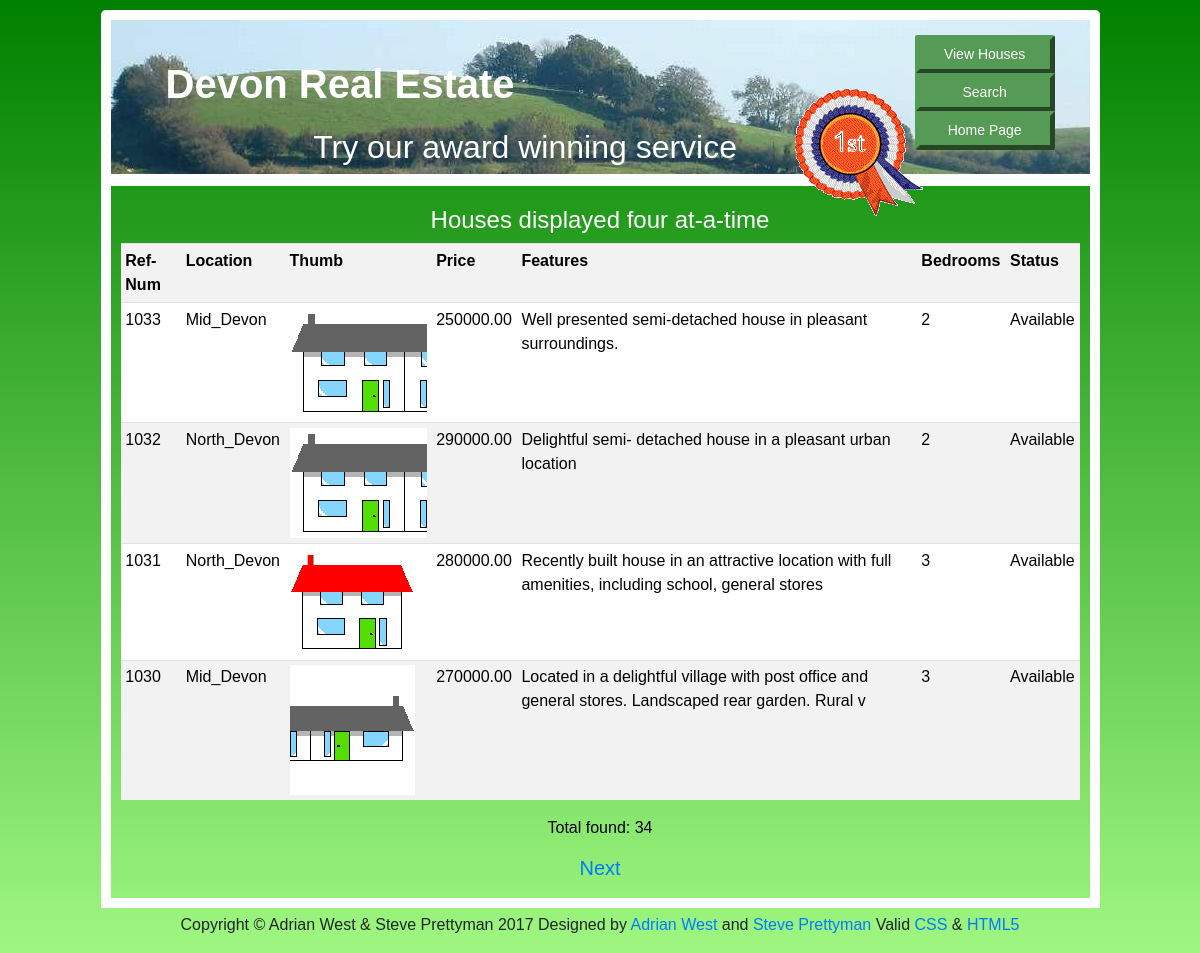
Screenshot of /advert_houses.php (signed in) with the database file from the repository.
### tables this page shows
CREATE TABLE `houses` (
  `ref_number` mediumint(6) UNSIGNED NOT NULL,
  `location` tinytext NOT NULL,
  `price` decimal(9,2) NOT NULL,
  `type` tinytext NOT NULL,
  `mini_description` varchar(100) NOT NULL,
  `bedrooms` tinyint(2) NOT NULL,
  `thumb` varchar(45) NOT NULL,
  `status` tinytext NOT NULL,
  `full_description` varchar(600) NOT NULL,
  `full_picture` varchar(45) NOT NULL
);

### advert_houses.php (the view, shortened to what this page needs)
<!DOCTYPE html>
<html lang="en">
<head>
  <link rel="stylesheet"
  href="https://stackpath.bootstrapcdn.com/bootstrap/4.1.0/css/bootstrap.min.css"
>
<link rel="stylesheet" type="text/css" href="transparent.css">
</head>
<body>
<div class="container" style="margin-top:10px">
<header>
  <?php include('includes/header_3btn.php'); ?>
</header>
<div class="content mx-auto" id="contents" style="padding-top:10px">
  <div class="row" style="padding: 10px;">
<div class="col-sm-12">
<h4 class="text-center">Houses displayed four at-a-time</h4>
<?php
try {
require ('mysqli_connect.php');
$pagerows = 4;
if (isset($_GET['pages'])) {
$pages = (filter_var($_GET['pages'], FILTER_SANITIZE_NUMBER_INT));
} else {
$query = "SELECT COUNT(ref_number) FROM houses";
$result = mysqli_query ($dbcon, $query);
$row = mysqli_fetch_array ($result, MYSQLI_NUM);
$records = $row[0];
if ($records > $pagerows){
$pages = ceil ($records/$pagerows);
}else{
$pages = 1;
}
}
If (isset($_GET['start'])) {
$start = (filter_var($_GET['start'], FILTER_SANITIZE_NUMBER_INT));
} else {
$start = 0;
}
$query = "SELECT ref_number, location, thumb, price, mini_description, bedrooms, status ";
$query .= "FROM houses ORDER BY ref_number DESC LIMIT ?, ?";
    $q = mysqli_stmt_init($dbcon);
    mysqli_stmt_prepare($q, $query);
    mysqli_stmt_bind_param($q, 'ii', $start, $pagerows );
    mysqli_stmt_execute($q);
$result = mysqli_stmt_get_result($q);
if ($result) {
echo '<table class="table table-striped table-sm" style="color: black; background-color:white;">
<tr>
<th scope="col">Ref-Num</th>
<th scope="col">Location</th>
<th scope="col">Thumb</th>
<th scope="col">Price</th>
<th scope="col">Features</th>
<th scope="col">Bedrooms</th>
<th scope="col">Status</th>
</tr>';
while ($row = mysqli_fetch_array($result, MYSQLI_ASSOC)) {
	$ref_number = htmlspecialchars($row['ref_number'], ENT_QUOTES);
	$location = htmlspecialchars($row['location'], ENT_QUOTES);
	$thumb = htmlspecialchars($row['thumb'], FILTER_FLAG_NO_ENCODE_QUOTES);
	$price = htmlspecialchars($row['price'], ENT_QUOTES);
	$mini_description = htmlspecialchars($row['mini_description'], ENT_QUOTES);
	$bedrooms = htmlspecialchars($row['bedrooms'], ENT_QUOTES);
	$status = htmlspecialchars($row['status'], ENT_QUOTES);
	echo '<tr>
	<td scope="row">' . $ref_number . '</td>
	<td scope="row">' . $location . '</td>
	<td scope="row"><img src='. $thumb . '></td>
	<td scope="row">' . $price . '</td>
	<td scope="row">' . $mini_description . '</td>
	<td scope="row">' . $bedrooms . '</td>
	<td scope="row">' . $status . '</td>
	</tr>';
	}
	echo '</table>';
} else {
	$errorstring = '<p class="text-center">The record could not be retrieved. ';
	$errorstring .= 'We apologize for any inconvenience.</p>';
}
$q = "SELECT COUNT(ref_number) FROM houses";
$result = mysqli_query ($dbcon, $q);
$row = mysqli_fetch_array ($result, MYSQLI_NUM);
$houses = (filter_var($row[0], FILTER_SANITIZE_NUMBER_INT));
echo "<p class='text-center' style='color:black'>Total found: $houses</p>";
if ($pages > 1) {
echo '<h5 class="text-center">';
$current_page = ($start/$pagerows) + 1;
if ($current_page != $pages) {
echo '<a href="advert_houses.php?start=' . ($start + $pagerows) . '&pages=' . $pages . '">Next</a> ';
}
echo '</h5>';
}
}
catch(Exception $e)
   {
     print "The system is busy please try later";
   }
   catch(Error $e)
   {
     print "The system is busy please try later";
   }
?>
</div>
</div>
</div>
<div class="row mx-auto" style="padding-left: 0px; height: auto;">
<div class="col-sm-12 text-center" style="padding:0px; margin-top: 5px;">
<footer>
<?php include ('includes/footer.php'); ?>
</footer>
</div>
</div>
</div>
</body>
</html>

### includes/header_3btn.php
<div class="jumbotron text-center row mx-auto" id="includeheader">
<div class="col-sm-10">
<h1 class="text-left"><strong>Devon Real Estate</strong></h1>
<h2 class="text-center">Try our award winning service</h2>
</div>
  <nav class="col-sm-2">
	 <div class="btn-group-vertical btn-group-sm" role="group" style="width: 140px; margin-top:-25px;" aria-label="Button Group">
  <button type="button" class="btn btn-secondary" id="buttons" onclick="location.href = 'advert_houses.php'" >View Houses</button>
  <button type="button" class="btn btn-secondary" id="buttons" onclick="location.href = 'advert_search.php'">Search</button>
   <button type="button" class="btn btn-secondary" id="buttons" onclick="location.href = 'index.php'">Home Page</button>
</div>
    </nav>
</div>
<img id="rosette1" alt="Rosette" title="Rosette" height="127"
src="images/rosette-128.png" width="128">

### includes/footer.php
<p>Copyright &copy; Adrian West & Steve Prettyman 2017  Designed by
<a href="http://www.colycomputerhelp.co.uk/">Adrian West </a> and
<a href=http://www.littleoceanwaves.com>Steve Prettyman </a>  Valid
<a href="http://jigsaw.w3.org/css-validator/">CSS</a> &amp;
<a href="http://validator.w3.org/">HTML5</a></p>

### transparent.css (style rules this page uses)
html { min-height: 100% }
#includeheader { border:10px white solid; }
h2 { margin-top: 20px; }
#includeheader { width:90%; background:url(images/header3.jpg); background-repeat:no-repeat; margin-bottom: 0px; padding:40px; padding-bottom: 0px; color: white; }
#contents { background-color:transparent ;margin-top: -135px; border:10px white solid; color: white; width: 90%; }
#rosette1 { position:relative; left:750px; top:-95px; }
#buttons { background:#559a55; border: 5px outset #559a55; }

### rows the page displays
houses: ref_number "1033", location "Mid_Devon", price "250000.00", mini_description "Well presented semi-detached house in pleasant surroundings.", bedrooms "2", status "Available"
houses: ref_number "1032", location "North_Devon", price "290000.00", mini_description "Delightful semi- detached house in a pleasant urban location", bedrooms "2", status "Available"
houses: ref_number "1031", location "North_Devon", shows a picture, price "280000.00", mini_description "Recently built house in an attractive location with full amenities, including school, general stores", bedrooms "3", status "Available"
houses: ref_number "1030", location "Mid_Devon", shows a picture, price "270000.00", mini_description "Located in a delightful village with post office and general stores. Landscaped rear garden. Rural v", bedrooms "3", status "Available"

### other values shown
$houses "34"
